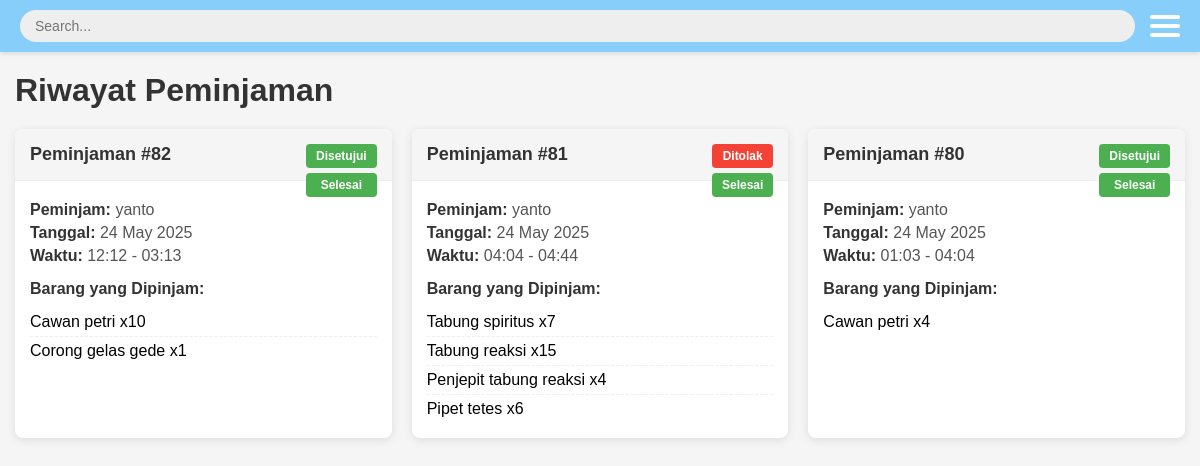
The page /history.php on the database its author committed.
### tables this page shows
CREATE TABLE `kasus` (
  `id` int NOT NULL,
  `kasus_barang` int NOT NULL,
  `nip` int NOT NULL,
  `tanggal` date NOT NULL,
  `waktu_mulai` time NOT NULL,
  `waktu_selesai` time NOT NULL,
  `status_acc` varchar(15) DEFAULT NULL,
  `kondisi` enum('belum selesai','selesai') DEFAULT 'belum selesai'
);

CREATE TABLE `nip_guru` (
  `ID` int NOT NULL,
  `nama_guru` varchar(100) NOT NULL,
  `nip` int NOT NULL
);

### history.php (the view, shortened to what this page needs)
<!DOCTYPE html>
<html lang="en">
<head>
    <link rel="stylesheet" href="css/main.css">
    <link rel="stylesheet" href="css/navbar.css">
    <link rel="stylesheet" href="css/history.css">
</head>
<body>
    <?php
    require_once 'includes/database/connection.php';
    $query = "SELECT k.*, ng.nama_guru
              FROM kasus k
              LEFT JOIN nip_guru ng ON k.nip = ng.nip
              ORDER BY k.tanggal DESC, k.waktu_mulai DESC";
    $result = $conn->query($query);
    $kasus_list = [];
    if ($result && $result->num_rows > 0) {
        while ($row = $result->fetch_assoc()) {
            $kasus_id = $row['id'];
            $barang_list = [];
            $table_check = $conn->query("SHOW TABLES LIKE 'kasus_barang'");
            if ($table_check->num_rows > 0) {
                $column_check = $conn->query("SHOW COLUMNS FROM kasus_barang LIKE 'qty'");
                if ($column_check->num_rows > 0) {
                    $barang_query = "SELECT b.nama_barang, kb.qty
                                     FROM kasus_barang kb
                                     JOIN barang b ON kb.barang_id = b.id
                                     WHERE kb.kasus_id = $kasus_id";
                } else {
                    $barang_query = "SELECT b.nama_barang, 1 as qty
                                     FROM kasus_barang kb
                                     JOIN barang b ON kb.barang_id = b.id
                                     WHERE kb.kasus_id = $kasus_id";
                }
                $barang_result = $conn->query($barang_query);
                if ($barang_result && $barang_result->num_rows > 0) {
                    while ($barang_row = $barang_result->fetch_assoc()) {
                        $qty = intval($barang_row['qty']);
                        $barang_list[] = $barang_row['nama_barang'] . ' x' . $qty;
                    }
                }
            }
            $row['barang'] = $barang_list;
            $kasus_list[] = $row;
        }
    }
    ?>
    <?php include 'includes/navbar.php'; ?>
    <div class="history-container">
        <h1 class="history-title">Riwayat Peminjaman</h1>
        <?php if (empty($kasus_list)): ?>
            <div class="no-kasus">Belum ada riwayat peminjaman.</div>
        <?php else: ?>
            <div class="kasus-grid">
                <?php foreach ($kasus_list as $kasus): ?>
                    <div class="kasus-card">
                        <div class="kasus-header">
                            <h3 class="kasus-title">Peminjaman #<?php echo $kasus['id']; ?></h3>
                        </div>
                        <div class="kasus-content">
                            <div class="kasus-info">
                                <p><strong>Peminjam:</strong> <?php echo $kasus['nama_guru'] ?? 'Unknown'; ?></p>
                                <p><strong>Tanggal:</strong> <?php echo date('d F Y', strtotime($kasus['tanggal'])); ?></p>
                                <p><strong>Waktu:</strong> <?php echo date('H:i', strtotime($kasus['waktu_mulai'])); ?> - <?php echo date('H:i', strtotime($kasus['waktu_selesai'])); ?></p>
                            </div>
                            <div class="kasus-barang">
                                <h4>Barang yang Dipinjam:</h4>
                                <?php if (empty($kasus['barang'])): ?>
                                    <p>Tidak ada barang</p>
                                <?php else: ?>
                                    <ul class="barang-list">
                                        <?php foreach ($kasus['barang'] as $barang): ?>
                                            <li><?php echo $barang; ?></li>
                                        <?php endforeach; ?>
                                    </ul>
                                <?php endif; ?>
                            </div>
                        </div>
                        <div class="status-labels">
                            <?php
                            $acc_class = 'status-acc';
                            if ($kasus['status_acc'] === 'disetujui') {
                                $acc_class .= ' approved';
                            } else if ($kasus['status_acc'] === 'ditolak') {
                                $acc_class .= ' rejected';
                            }
                            $kondisi_class = 'status-kondisi';
                            if ($kasus['kondisi'] === 'selesai') {
                                $kondisi_class .= ' completed';
                            }
                            ?>
                            <div class="status-label <?php echo $acc_class; ?>">
                                <?php echo ucfirst($kasus['status_acc']); ?>
                            </div>
                            <div class="status-label <?php echo $kondisi_class; ?>">
                                <?php echo ucfirst($kasus['kondisi']); ?>
                            </div>
                        </div>
                    </div>
                <?php endforeach; ?>
            </div>
        <?php endif; ?>
    </div>
</body>
</html>

### css/main.css (style rules this page uses)
* { margin: 0; padding: 0; box-sizing: border-box; font-family: Arial, sans-serif; }
body { background-color: #f5f5f5; min-height: 100vh; position: relative; padding-bottom: 70px; }

### css/history.css (style rules this page uses)
.history-container { padding: 20px; max-width: 800px; margin: 0 auto; }
.history-container h1 { margin-bottom: 20px; color: #333; }

### history.php (style rules this page uses)
.history-container { max-width: 1200px; margin: 20px auto; padding: 0 15px; }
.history-title { margin-bottom: 20px; color: #333; }
.kasus-grid { display: grid; grid-template-columns: repeat(auto-fill, minmax(300px, 1fr)); gap: 20px; }
.kasus-card { background-color: #fff; border-radius: 8px; box-shadow: 0 2px 10px rgba(0, 0, 0, 0.1); overflow: hidden; position: relative; }
.kasus-header { background-color: #f5f5f5; padding: 15px; border-bottom: 1px solid #eee; }
.kasus-title { margin: 0; font-size: 18px; color: #333; }
.kasus-content { padding: 15px; }
.kasus-info { margin-bottom: 10px; }
.kasus-info p { margin: 5px 0; color: #555; }
.kasus-info strong { color: #333; }
.kasus-barang { margin-top: 15px; }
.kasus-barang h4 { margin-top: 0; margin-bottom: 10px; color: #333; }
.barang-list { list-style-type: none; padding: 0; margin: 0; }
.barang-list li { padding: 5px 0; border-bottom: 1px dashed #eee; }
.barang-list li:last-child { border-bottom: none; }
.status-labels { position: absolute; top: 15px; right: 15px; display: flex; flex-direction: column; gap: 5px; }
.status-label { padding: 5px 10px; border-radius: 4px; font-size: 12px; font-weight: bold; text-align: center; color: white; }
.status-acc { background-color: #2196F3; }
.status-acc.approved { background-color: #4CAF50; }
.status-acc.rejected { background-color: #F44336; }
.status-kondisi { background-color: #FF9800; }
.status-kondisi.completed { background-color: #4CAF50; }

### rows shown on the page
kasus: id "82", nip_guru.nama_guru "yanto", tanggal "24 May 2025", waktu_mulai "12:12", waktu_selesai "03:13", barang "Cawan petri x10", barang "Corong gelas gede x1", status_acc "Disetujui", kondisi "Selesai"
kasus: id "81", nip_guru.nama_guru "yanto", tanggal "24 May 2025", waktu_mulai "04:04", waktu_selesai "04:44", barang "Tabung spiritus x7", barang "Tabung reaksi x15", barang "Penjepit tabung reaksi x4", barang "Pipet tetes x6", status_acc "Ditolak", kondisi "Selesai"
kasus: id "80", nip_guru.nama_guru "yanto", tanggal "24 May 2025", waktu_mulai "01:03", waktu_selesai "04:04", barang "Cawan petri x4", status_acc "Disetujui", kondisi "Selesai"
